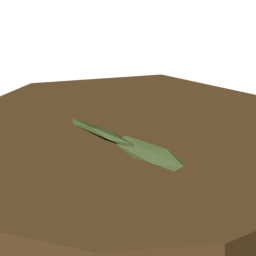
#> input picture art/models/_renders/flower_daisy_1_seedling.png, 256 x 256 px, found by its file name; its folder holds only this picture in this run
$ python _build_flowers_board.py
#> lines starting #> are read from the running program, lines starting #| are printed output that depends on the picture
"""Common flowers board: 7 species × 4 stages."""
import os, shutil
from PIL import Image, ImageDraw, ImageFont

RENDER_DIR = "/home/sparky/ogrs/art/models/_renders"
OUT = f"{RENDER_DIR}/FLOWERS_COMMON_BOARD.png"

CELL = 200
PAD = 10
LABEL_W = 200
TITLE_H = 64
COL_HEADER_H = 44

FLOWERS = [
    ("Daisy",     "daisy",     "white petals + yellow disc, low growing"),
    ("Lavender",  "lavender",  "purple flower-spike on tall thin stem"),
    ("Marigold",  "marigold",  "orange pompom blooms, bushy"),
    ("Poppy",     "poppy",     "4 red cup-petals + black center"),
    ("Rose",      "rose",      "spiral red petals, thorny branching"),
    ("Sunflower", "sunflower", "tall stem, huge yellow ray bloom"),
    ("Tulip",     "tulip",     "cup-shaped 6 petals, single bloom"),
]
STAGES = [
    ("1_seedling", "Seedling"),
    ("2_growing",  "Growing"),
    ("3_budding",  "Budding"),
    ("4_mature",   "Mature (FULL)"),
]

W = LABEL_W + len(STAGES) * (CELL + PAD) + PAD
H = TITLE_H + COL_HEADER_H + len(FLOWERS) * (CELL + PAD) + PAD

img = Image.new("RGB", (W, H), (24, 22, 32))
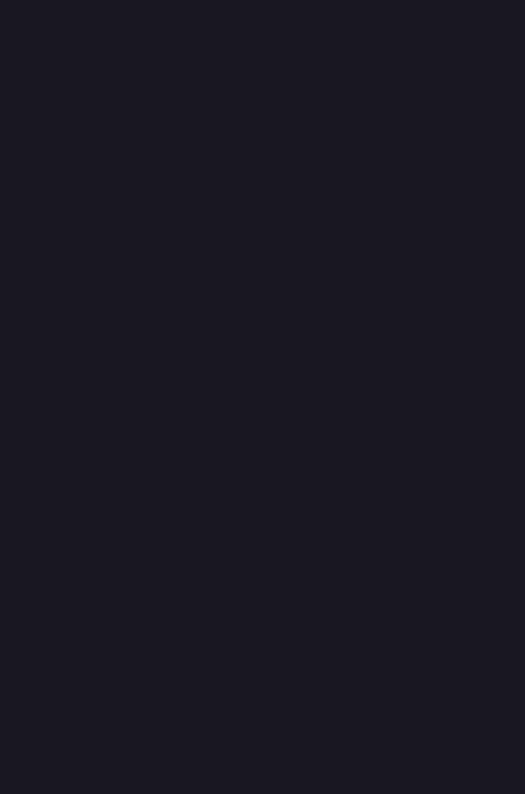
#> img: PIL image 1050x1588 RGB (shown at 1/2 size); mean R, G, B 24, 22, 32
draw = ImageDraw.Draw(img)

try:
    font_lbl = ImageFont.truetype("/usr/share/fonts/truetype/dejavu/DejaVuSans-Bold.ttf", 19)
    font_sub = ImageFont.truetype("/usr/share/fonts/truetype/dejavu/DejaVuSans.ttf", 12)
    font_col = ImageFont.truetype("/usr/share/fonts/truetype/dejavu/DejaVuSans-Bold.ttf", 17)
    font_title = ImageFont.truetype("/usr/share/fonts/truetype/dejavu/DejaVuSans-Bold.ttf", 26)
except Exception:
    font_lbl = font_sub = font_col = font_title = ImageFont.load_default()

draw.text((PAD, 18),
          "OGRS Common Flowers — 7 species × 4 stages (hand-authored, real-world researched)",
          fill=(255, 255, 255), font=font_title)

for ci, (key, head) in enumerate(STAGES):
    x = LABEL_W + PAD + ci * (CELL + PAD)
    y = TITLE_H
    bbox = draw.textbbox((0, 0), head, font=font_col)
    tw = bbox[2] - bbox[0]
    draw.text((x + (CELL - tw) // 2, y + 12), head, fill=(255, 240, 180), font=font_col)
#> this loop made 4 passes
#> (bbox, tw) on passes 1 to 4: ((0, 3, 83, 20), 83), ((0, 3, 80, 20), 80), ((0, 3, 80, 20), 80), ((0, 3, 137, 18), 137)

for ri, (label, prefix, desc) in enumerate(FLOWERS):
    y = TITLE_H + COL_HEADER_H + ri * (CELL + PAD)
    draw.rectangle([(0, y), (LABEL_W - PAD, y + CELL)], fill=(45, 42, 55))
    draw.text((10, y + 16), label, fill=(255, 255, 255), font=font_lbl)
    words = desc.split(" ")
    line = ""; line_y = y + 44
    for w in words:
        test = (line + " " + w).strip()
        bbox = draw.textbbox((0, 0), test, font=font_sub)
        if bbox[2] - bbox[0] > LABEL_W - 24:
            draw.text((10, line_y), line, fill=(170, 170, 200), font=font_sub)
            line = w; line_y += 16
        else:
            line = test
#> this loop made 7 passes
#> bbox on passes 1 to 7: (0, 2, 33, 12), (0, 2, 73, 15), (0, 2, 87, 15), (0, 2, 130, 15), (0, 2, 161, 15), (0, 2, 185, 15), (0, 2, 72, 15)
#> after the loop, line_y = 168
    if line:
        draw.text((10, line_y), line, fill=(170, 170, 200), font=font_sub)
    for ci, (key, head) in enumerate(STAGES):
        x = LABEL_W + PAD + ci * (CELL + PAD)
        bg = (55, 70, 50) if "mature" in key else (50, 50, 60)
        draw.rectangle([(x, y), (x + CELL, y + CELL)], fill=bg)
        src = f"{RENDER_DIR}/flower_{prefix}_{key}.png"
        if os.path.exists(src):
            sp = Image.open(src).convert("RGBA")
#> sp is the input picture: PIL image 256x256 RGBA; mean R, G, B, A 85.7, 72, 50.6, 173
            if sp.size != (CELL, CELL):
                sp = sp.resize((CELL, CELL), Image.LANCZOS)
#> sp: PIL image 200x200 RGBA
            img.paste(sp, (x, y), sp)
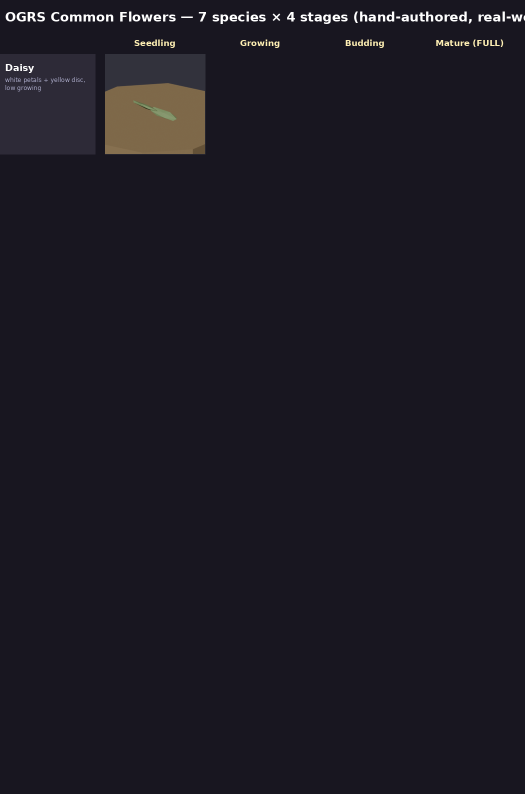
#> img: PIL image 1050x1588 RGB (shown at 1/2 size); mean R, G, B 27.8, 25.4, 34.7

img.save(OUT)
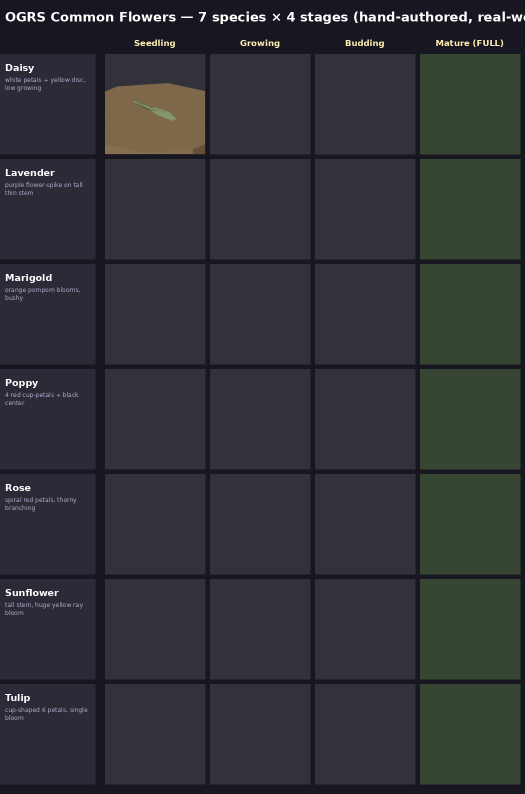
#> saved as FLOWERS_COMMON_BOARD.png: PIL image 1050x1588 RGB (shown at 1/2 size); mean R, G, B 49.1, 50.5, 55.1
print(f"Board: {OUT}  size={img.size}")
#| Board: /home/sparky/ogrs/art/models/_renders/FLOWERS_COMMON_BOARD.png  size=(1050, 1588)

windows_dir = "/mnt/c/OGRS_Art/models/farming/flowers"
os.makedirs(windows_dir, exist_ok=True)
shutil.copy(OUT, f"{windows_dir}/FLOWERS_COMMON_BOARD.png")
src_base = "/home/sparky/ogrs/art/models/farming/flowers"
for label, prefix, desc in FLOWERS:
    src_dir = f"{src_base}/{prefix}"
    dst_dir = f"{windows_dir}/{prefix}"
    os.makedirs(dst_dir, exist_ok=True)
    if os.path.isdir(src_dir):
        for fname in os.listdir(src_dir):
            if fname.endswith((".obj", ".mtl")):
                shutil.copy(f"{src_dir}/{fname}", f"{dst_dir}/{fname}")
print(f"Synced: {windows_dir}")
